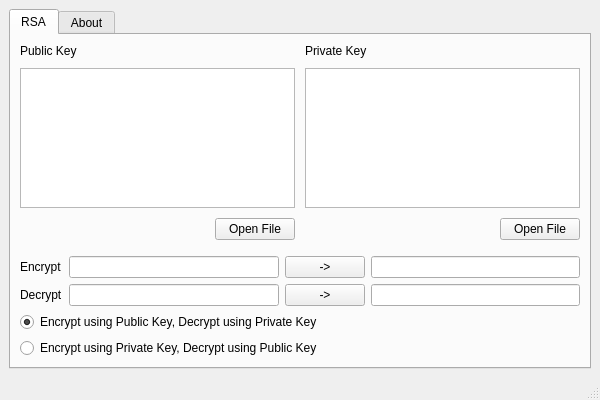
<?xml version="1.0" encoding="UTF-8"?>
<ui version="4.0">
 <class>MainWindow</class>
 <widget class="QMainWindow" name="MainWindow">
  <property name="geometry">
   <rect>
    <x>0</x>
    <y>0</y>
    <width>600</width>
    <height>400</height>
   </rect>
  </property>
  <property name="windowTitle">
   <string>RSA Tools - Powered By OpenSSL</string>
  </property>
  <widget class="QWidget" name="centralwidget">
   <layout class="QVBoxLayout" name="verticalLayout_4">
    <item>
     <widget class="QTabWidget" name="tabWidget">
      <property name="currentIndex">
       <number>0</number>
      </property>
      <widget class="QWidget" name="tab">
       <property name="layoutDirection">
        <enum>Qt::LeftToRight</enum>
       </property>
       <attribute name="title">
        <string>RSA</string>
       </attribute>
       <layout class="QVBoxLayout" name="verticalLayout_5">
        <item>
         <layout class="QHBoxLayout" name="horizontalLayout">
          <property name="spacing">
           <number>10</number>
          </property>
          <property name="rightMargin">
           <number>0</number>
          </property>
          <property name="bottomMargin">
           <number>10</number>
          </property>
          <item>
           <layout class="QVBoxLayout" name="verticalLayout_2">
            <item>
             <widget class="QLabel" name="label_2">
              <property name="text">
               <string>Public Key</string>
              </property>
             </widget>
            </item>
            <item>
             <widget class="QTextEdit" name="public_key_text"/>
            </item>
            <item>
             <layout class="QHBoxLayout" name="horizontalLayout_2">
              <property name="topMargin">
               <number>0</number>
              </property>
              <item>
               <spacer name="horizontalSpacer">
                <property name="orientation">
                 <enum>Qt::Horizontal</enum>
                </property>
                <property name="sizeHint" stdset="0">
                 <size>
                  <width>40</width>
                  <height>20</height>
                 </size>
                </property>
               </spacer>
              </item>
              <item>
               <widget class="QPushButton" name="openfile_public_key">
                <property name="text">
                 <string>Open File</string>
                </property>
               </widget>
              </item>
             </layout>
            </item>
           </layout>
          </item>
          <item>
           <layout class="QVBoxLayout" name="verticalLayout">
            <item>
             <widget class="QLabel" name="label">
              <property name="text">
               <string>Private Key</string>
              </property>
             </widget>
            </item>
            <item>
             <widget class="QTextEdit" name="private_key_text"/>
            </item>
            <item>
             <layout class="QHBoxLayout" name="horizontalLayout_3">
              <property name="topMargin">
               <number>0</number>
              </property>
              <item>
               <spacer name="horizontalSpacer_2">
                <property name="orientation">
                 <enum>Qt::Horizontal</enum>
                </property>
                <property name="sizeHint" stdset="0">
                 <size>
                  <width>40</width>
                  <height>20</height>
                 </size>
                </property>
               </spacer>
              </item>
              <item>
               <widget class="QPushButton" name="openfile_private_key">
                <property name="text">
                 <string>Open File</string>
                </property>
               </widget>
              </item>
             </layout>
            </item>
           </layout>
          </item>
         </layout>
        </item>
        <item>
         <layout class="QVBoxLayout" name="verticalLayout_3">
          <property name="topMargin">
           <number>0</number>
          </property>
          <property name="rightMargin">
           <number>0</number>
          </property>
          <property name="bottomMargin">
           <number>0</number>
          </property>
          <item>
           <layout class="QFormLayout" name="formLayout">
            <item row="0" column="0">
             <widget class="QLabel" name="label_3">
              <property name="text">
               <string>Encrypt</string>
              </property>
             </widget>
            </item>
            <item row="0" column="1">
             <layout class="QHBoxLayout" name="horizontalLayout_4">
              <item>
               <widget class="QLineEdit" name="lineEdit_2"/>
              </item>
              <item>
               <widget class="QPushButton" name="pushButton_3">
                <property name="sizePolicy">
                 <sizepolicy hsizetype="Minimum" vsizetype="Fixed">
                  <horstretch>0</horstretch>
                  <verstretch>0</verstretch>
                 </sizepolicy>
                </property>
                <property name="text">
                 <string>-&gt;</string>
                </property>
               </widget>
              </item>
              <item>
               <widget class="QLineEdit" name="lineEdit"/>
              </item>
             </layout>
            </item>
            <item row="1" column="0">
             <widget class="QLabel" name="label_4">
              <property name="text">
               <string>Decrypt</string>
              </property>
             </widget>
            </item>
            <item row="1" column="1">
             <layout class="QHBoxLayout" name="horizontalLayout_5">
              <item>
               <widget class="QLineEdit" name="lineEdit_3"/>
              </item>
              <item>
               <widget class="QPushButton" name="pushButton_4">
                <property name="text">
                 <string>-&gt;</string>
                </property>
               </widget>
              </item>
              <item>
               <widget class="QLineEdit" name="lineEdit_4"/>
              </item>
             </layout>
            </item>
           </layout>
          </item>
          <item>
           <spacer name="verticalSpacer">
            <property name="orientation">
             <enum>Qt::Vertical</enum>
            </property>
            <property name="sizeHint" stdset="0">
             <size>
              <width>20</width>
              <height>40</height>
             </size>
            </property>
           </spacer>
          </item>
          <item>
           <widget class="QRadioButton" name="radioButton">
            <property name="text">
             <string>Encrypt using Public Key, Decrypt using Private Key</string>
            </property>
            <property name="checked">
             <bool>true</bool>
            </property>
           </widget>
          </item>
          <item>
           <widget class="QRadioButton" name="radioButton_2">
            <property name="text">
             <string>Encrypt using Private Key, Decrypt using Public Key</string>
            </property>
            <property name="checked">
             <bool>false</bool>
            </property>
           </widget>
          </item>
         </layout>
        </item>
       </layout>
      </widget>
      <widget class="QWidget" name="tab_2">
       <attribute name="title">
        <string>About</string>
       </attribute>
       <layout class="QVBoxLayout" name="verticalLayout_6">
        <item>
         <widget class="QLabel" name="label_5">
          <property name="font">
           <font>
            <pointsize>24</pointsize>
           </font>
          </property>
          <property name="text">
           <string>RSA Tools</string>
          </property>
         </widget>
        </item>
        <item>
         <widget class="QLabel" name="label_6">
          <property name="text">
           <string>By Iyxan23</string>
          </property>
         </widget>
        </item>
        <item>
         <widget class="QLabel" name="label_7">
          <property name="text">
           <string>Powered By Qt and OpenSSL</string>
          </property>
         </widget>
        </item>
        <item>
         <widget class="QPlainTextEdit" name="plainTextEdit">
          <property name="readOnly">
           <bool>true</bool>
          </property>
          <property name="plainText">
           <string>RSA Tools is Licensed under MIT License:

MIT License

Copyright (c) 2021 Iyxan23

Permission is hereby granted, free of charge, to any person obtaining a copy
of this software and associated documentation files (the &quot;Software&quot;), to deal
in the Software without restriction, including without limitation the rights
to use, copy, modify, merge, publish, distribute, sublicense, and/or sell
copies of the Software, and to permit persons to whom the Software is
furnished to do so, subject to the following conditions:

The above copyright notice and this permission notice shall be included in all
copies or substantial portions of the Software.

THE SOFTWARE IS PROVIDED &quot;AS IS&quot;, WITHOUT WARRANTY OF ANY KIND, EXPRESS OR
IMPLIED, INCLUDING BUT NOT LIMITED TO THE WARRANTIES OF MERCHANTABILITY,
FITNESS FOR A PARTICULAR PURPOSE AND NONINFRINGEMENT. IN NO EVENT SHALL THE
AUTHORS OR COPYRIGHT HOLDERS BE LIABLE FOR ANY CLAIM, DAMAGES OR OTHER
LIABILITY, WHETHER IN AN ACTION OF CONTRACT, TORT OR OTHERWISE, ARISING FROM,
OUT OF OR IN CONNECTION WITH THE SOFTWARE OR THE USE OR OTHER DEALINGS IN THE
SOFTWARE.</string>
          </property>
         </widget>
        </item>
        <item>
         <layout class="QHBoxLayout" name="horizontalLayout_6">
          <property name="topMargin">
           <number>0</number>
          </property>
          <property name="rightMargin">
           <number>0</number>
          </property>
          <property name="bottomMargin">
           <number>0</number>
          </property>
          <item>
           <spacer name="horizontalSpacer_3">
            <property name="orientation">
             <enum>Qt::Horizontal</enum>
            </property>
            <property name="sizeHint" stdset="0">
             <size>
              <width>40</width>
              <height>20</height>
             </size>
            </property>
           </spacer>
          </item>
          <item>
           <widget class="QPushButton" name="pushButton_5">
            <property name="text">
             <string/>
            </property>
            <property name="icon">
             <iconset resource="resource.qrc">
              <normaloff>:/img/github</normaloff>:/img/github</iconset>
            </property>
            <property name="iconSize">
             <size>
              <width>24</width>
              <height>24</height>
             </size>
            </property>
            <property name="flat">
             <bool>true</bool>
            </property>
           </widget>
          </item>
         </layout>
        </item>
       </layout>
      </widget>
     </widget>
    </item>
   </layout>
  </widget>
  <widget class="QMenuBar" name="menubar">
   <property name="geometry">
    <rect>
     <x>0</x>
     <y>0</y>
     <width>600</width>
     <height>20</height>
    </rect>
   </property>
  </widget>
  <widget class="QStatusBar" name="statusbar"/>
 </widget>
 <resources>
  <include location="resource.qrc"/>
 </resources>
 <connections/>
</ui>
